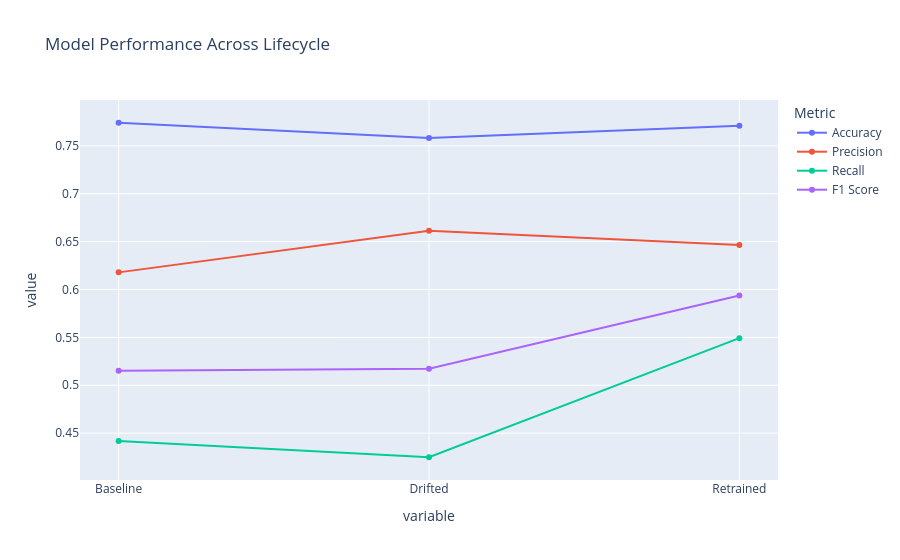

The cell this chart's notebook holds for it:
### Markdown cell above
## 2. Performance Comparison

### Code cell
perf_df = final_results.melt(id_vars="Metric",
                            value_vars=["Baseline", "Drifted", "Retrained"])

fig_perf = px.line(
    perf_df,
    x="variable",
    y="value",
    color="Metric",
    markers=True,
    title="Model Performance Across Lifecycle"
)

fig_perf.show()

### Figure 1 — Plotly figure (JSON) as saved in the notebook; plotly's stock layout.template omitted (floating-point values rounded to 4 significant figures)
{"data": [{"hovertemplate": "Metric=Accuracy<br>variable=%{x}<br>value=%{y}<extra></extra>", "legendgroup": "Accuracy", "line": {"color": "#636efa", "dash": "solid"}, "marker": {"symbol": "circle"}, "mode": "lines+markers", "name": "Accuracy", "orientation": "v", "showlegend": true, "type": "scatter", "x": ["Baseline", "Drifted", "Retrained"], "xaxis": "x", "y": [0.7741, 0.7583, 0.7709], "yaxis": "y"}, {"hovertemplate": "Metric=Precision<br>variable=%{x}<br>value=%{y}<extra></extra>", "legendgroup": "Precision", "line": {"color": "#EF553B", "dash": "solid"}, "marker": {"symbol": "circle"}, "mode": "lines+markers", "name": "Precision", "orientation": "v", "showlegend": true, "type": "scatter", "x": ["Baseline", "Drifted", "Retrained"], "xaxis": "x", "y": [0.6179, 0.6613, 0.6463], "yaxis": "y"}, {"hovertemplate": "Metric=Recall<br>variable=%{x}<br>value=%{y}<extra></extra>", "legendgroup": "Recall", "line": {"color": "#00cc96", "dash": "solid"}, "marker": {"symbol": "circle"}, "mode": "lines+markers", "name": "Recall", "orientation": "v", "showlegend": true, "type": "scatter", "x": ["Baseline", "Drifted", "Retrained"], "xaxis": "x", "y": [0.4419, 0.4249, 0.5492], "yaxis": "y"}, {"hovertemplate": "Metric=F1 Score<br>variable=%{x}<br>value=%{y}<extra></extra>", "legendgroup": "F1 Score", "line": {"color": "#ab63fa", "dash": "solid"}, "marker": {"symbol": "circle"}, "mode": "lines+markers", "name": "F1 Score", "orientation": "v", "showlegend": true, "type": "scatter", "x": ["Baseline", "Drifted", "Retrained"], "xaxis": "x", "y": [0.5153, 0.5174, 0.5938], "yaxis": "y"}], "layout": {"legend": {"title": {"text": "Metric"}, "tracegroupgap": 0}, "title": {"text": "Model Performance Across Lifecycle"}, "xaxis": {"anchor": "y", "domain": [0.0, 1.0], "title": {"text": "variable"}}, "yaxis": {"anchor": "x", "domain": [0.0, 1.0], "title": {"text": "value"}}}}
